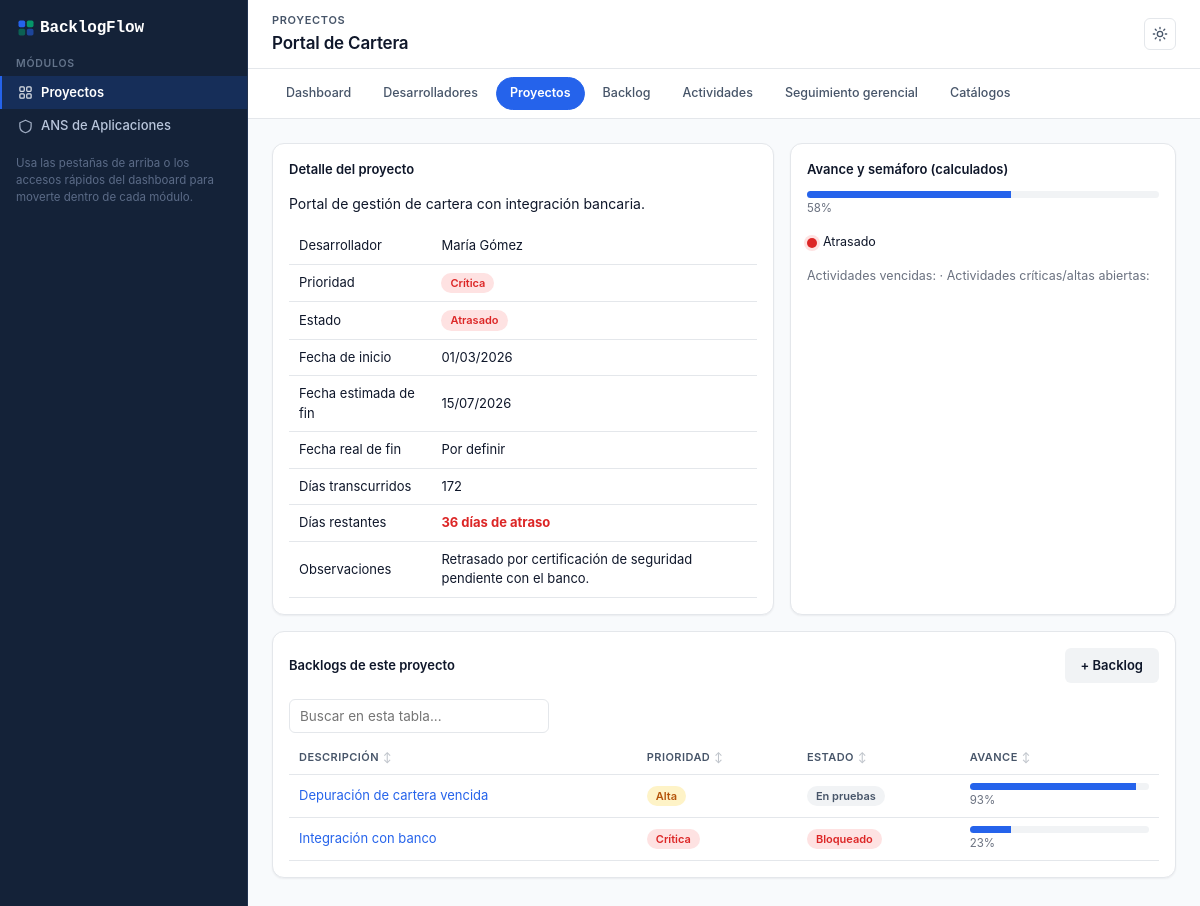
/index.php?r=projects/projects/view/2, run on the app's committed database.
### tables this page shows
CREATE TABLE projects (
    id INT UNSIGNED AUTO_INCREMENT PRIMARY KEY,
    name VARCHAR(150) NOT NULL,
    developer_id INT UNSIGNED NOT NULL COMMENT 'Primary responsible developer',
    description TEXT NULL,
    start_date DATE NULL,
    estimated_end_date DATE NULL,
    actual_end_date DATE NULL,
    priority_id TINYINT UNSIGNED NOT NULL,
    status_id TINYINT UNSIGNED NOT NULL,
    notes TEXT NULL,
    created_at TIMESTAMP NOT NULL DEFAULT CURRENT_TIMESTAMP,
    updated_at TIMESTAMP NOT NULL DEFAULT CURRENT_TIMESTAMP ON UPDATE CURRENT_TIMESTAMP,
    CONSTRAINT fk_projects_developer FOREIGN KEY (developer_id) REFERENCES developers(id) ON DELETE RESTRICT,
    CONSTRAINT fk_projects_priority FOREIGN KEY (priority_id) REFERENCES cat_priorities(id) ON DELETE RESTRICT,
    CONSTRAINT fk_projects_status FOREIGN KEY (status_id) REFERENCES cat_project_statuses(id) ON DELETE RESTRICT
);

CREATE TABLE developers (
    id INT UNSIGNED AUTO_INCREMENT PRIMARY KEY,
    name VARCHAR(120) NOT NULL,
    position VARCHAR(120) NULL,
    status ENUM('active','inactive') NOT NULL DEFAULT 'active',
    start_date DATE NULL,
    notes TEXT NULL,
    created_at TIMESTAMP NOT NULL DEFAULT CURRENT_TIMESTAMP,
    updated_at TIMESTAMP NOT NULL DEFAULT CURRENT_TIMESTAMP ON UPDATE CURRENT_TIMESTAMP
);

CREATE TABLE cat_priorities (
    id TINYINT UNSIGNED PRIMARY KEY,
    code VARCHAR(20) NOT NULL UNIQUE,         
    sort_order TINYINT UNSIGNED NOT NULL
);

CREATE TABLE cat_project_statuses (
    id TINYINT UNSIGNED AUTO_INCREMENT PRIMARY KEY,
    code VARCHAR(30) NOT NULL UNIQUE,
    sort_order TINYINT UNSIGNED NOT NULL
);

CREATE TABLE backlog_items (
    id INT UNSIGNED AUTO_INCREMENT PRIMARY KEY,
    project_id INT UNSIGNED NOT NULL,
    developer_id INT UNSIGNED NOT NULL,
    description VARCHAR(255) NOT NULL,
    type_id TINYINT UNSIGNED NULL,
    priority_id TINYINT UNSIGNED NOT NULL,
    status_id TINYINT UNSIGNED NOT NULL,
    created_date DATE NOT NULL,
    target_date DATE NULL,
    notes TEXT NULL,
    created_at TIMESTAMP NOT NULL DEFAULT CURRENT_TIMESTAMP,
    updated_at TIMESTAMP NOT NULL DEFAULT CURRENT_TIMESTAMP ON UPDATE CURRENT_TIMESTAMP,
    CONSTRAINT fk_backlog_project FOREIGN KEY (project_id) REFERENCES projects(id) ON DELETE RESTRICT,
    CONSTRAINT fk_backlog_developer FOREIGN KEY (developer_id) REFERENCES developers(id) ON DELETE RESTRICT,
    CONSTRAINT fk_backlog_type FOREIGN KEY (type_id) REFERENCES cat_backlog_types(id) ON DELETE RESTRICT,
    CONSTRAINT fk_backlog_priority FOREIGN KEY (priority_id) REFERENCES cat_priorities(id) ON DELETE RESTRICT,
    CONSTRAINT fk_backlog_status FOREIGN KEY (status_id) REFERENCES cat_backlog_statuses(id) ON DELETE RESTRICT
);

CREATE TABLE cat_backlog_statuses (
    id TINYINT UNSIGNED AUTO_INCREMENT PRIMARY KEY,
    code VARCHAR(30) NOT NULL UNIQUE,
    sort_order TINYINT UNSIGNED NOT NULL
);

### app/Core/View.php (called while the page is built, shortened)
<?php
class View
{
    public static function render(string $view, array $data = [], string $module = 'projects'): void
    {
        extract($data, EXTR_SKIP);
        $viewFile = VIEWS_PATH . '/' . $view . '.php';
        require $viewFile;
        require VIEWS_PATH . '/layout/main.php';
    }
}

### app/Core/Controller.php (called while the page is built, shortened)
<?php
abstract class Controller
{
    protected function render(string $view, array $data = []): void
    {
        View::render($view, $data);
    }
}

### app/Controllers/Projects/ProjectsController.php (called while the page is built, shortened)
<?php
class ProjectsController extends Controller
{
    public function viewAction(?string $id): void
    {
        $projectId = (int) $id;
        $projectModel = new Project();
        $project = $projectModel->findWithDetails($projectId);
        $today = date('Y-m-d');
        $risk = $projectModel->riskCounters($projectId, $today);
        $project['traffic_light'] = TrafficLight::forProject(
            (float) $project['progress_percent'],
            $project['estimated_end_date'],
            $risk['overdue_activities'],
            $risk['critical_open_activities'],
            $project['status_code'] === 'completed',
            $today
        );
        $project['days_remaining'] = DateMath::daysRemaining($project['estimated_end_date'], $today);
        $project['days_elapsed'] = $project['start_date'] ? DateMath::daysElapsed($project['start_date'], $today) : null;
        $backlogs = (new BacklogItem())->byProject($projectId);
        $this->render('projects/projects/view', [
            'pageTitle' => $project['name'],
            'activeModule' => 'projects-projects',
            'project' => $project,
            'backlogs' => $backlogs,
        ]);
    }
}

### app/Core/Router.php (called while the page is built, shortened)
<?php
class Router
{
    public function dispatch(string $route, array $params = []): void
    {
        $segments = array_values(array_filter(explode('/', trim($route, '/'))));
        $action = $segments[2] ?? self::DEFAULT_ACTION;
        $id = $segments[3] ?? ($params['id'] ?? null);
        $controller = new $controllerClass();
        $actionMethod = $action . 'Action';
        $controller->$actionMethod($id, $params);
    }
}

### public/index.php (called while the page is built, shortened)
<?php
spl_autoload_register(function (string $class): void {
    $prefix = 'App\\';
    $relative = substr($class, strlen($prefix));
    $path = APP_PATH . '/' . str_replace('\\', '/', $relative) . '.php';
});
$route = $_GET['r'] ?? '';
(new Router())->dispatch($route, $_GET);

### app/Core/Database.php (called while the page is built, shortened)
<?php
class Database
{
    private static ?PDO $connection = null;
    public static function connection(): PDO
    {
        if (self::$connection === null) {
            $dsn = sprintf(
                'mysql:host=%s;port=%s;dbname=%s;charset=%s',
                DB_HOST,
                DB_PORT,
                DB_NAME,
                DB_CHARSET
            );
            try {
                self::$connection = new PDO($dsn, DB_USER, DB_PASS, [
                    PDO::ATTR_ERRMODE => PDO::ERRMODE_EXCEPTION,
                    PDO::ATTR_DEFAULT_FETCH_MODE => PDO::FETCH_ASSOC,
                    PDO::ATTR_EMULATE_PREPARES => false,
                ]);
            } catch (PDOException $e) {
                throw new PDOException('Database connection failed: ' . $e->getMessage(), (int) $e->getCode());
            }
        }
        return self::$connection;
    }
}

### app/Core/Model.php (called while the page is built, shortened)
<?php
abstract class Model
{
    protected PDO $db;
    public function __construct()
    {
        $this->db = Database::connection();
    }
    protected function fetchAll(string $sql, array $params = []): array
    {
        $stmt = $this->db->prepare($sql);
        $stmt->execute($params);
        return $stmt->fetchAll();
    }
    protected function fetchOne(string $sql, array $params = []): ?array
    {
        $stmt = $this->db->prepare($sql);
        $stmt->execute($params);
        $row = $stmt->fetch();
        return $row ?: null;
    }
}

### app/Models/Project.php (called while the page is built, shortened)
<?php
class Project extends Model
{
    public function findWithDetails(int $id): ?array
    {
        return $this->fetchOne(
            'SELECT p.*, d.name AS developer_name,
                    pr.code AS priority_code, ps.code AS status_code,
                    COALESCE(vp.progress_percent, 0) AS progress_percent,
                    COALESCE(vp.activity_count, 0) AS activity_count
             FROM projects p
             JOIN developers d ON d.id = p.developer_id
             JOIN cat_priorities pr ON pr.id = p.priority_id
             JOIN cat_project_statuses ps ON ps.id = p.status_id
             LEFT JOIN vw_project_progress vp ON vp.project_id = p.id
             WHERE p.id = :id',
            ['id' => $id]
        );
    }
    public function riskCounters(int $projectId, string $today): array
    {
        $overdue = $this->fetchOne(
            "SELECT COUNT(*) AS n
             FROM activities a
             JOIN backlog_items b ON b.id = a.backlog_item_id
             WHERE b.project_id = :project_id
               AND a.progress_percent < 100
               AND a.due_date IS NOT NULL
               AND a.due_date < :today",
            ['project_id' => $projectId, 'today' => $today]
        );
        $critical = $this->fetchOne(
            "SELECT COUNT(*) AS n
             FROM activities a
             JOIN backlog_items b ON b.id = a.backlog_item_id
             JOIN cat_priorities pr ON pr.id = a.priority_id
             WHERE b.project_id = :project_id
               AND a.progress_percent < 100
               AND pr.code IN ('critical', 'high')",
            ['project_id' => $projectId]
        );
        return [
            'overdue_activities' => (int) ($overdue['n'] ?? 0),
            'critical_open_activities' => (int) ($critical['n'] ?? 0),
        ];
    }
}

### app/Helpers/TrafficLight.php (called while the page is built, shortened)
<?php
class TrafficLight
{
    public static function forProject(
        float $progressPercent,
        ?string $estimatedEndDate,
        int $overdueActivities,
        int $criticalOpenActivities,
        bool $isCompleted,
        ?string $today = null
    ): string {
        $today ??= date('Y-m-d');
        $pastDeadline = $estimatedEndDate !== null && $estimatedEndDate < $today;
        if ($pastDeadline || $overdueActivities >= 2) {
            return self::RED;
        }
        return self::GREEN;
    }
}

### app/Helpers/DateMath.php (called while the page is built, shortened)
<?php
class DateMath
{
    public static function daysBetween(string $from, string $to): int
    {
        $fromDate = new DateTimeImmutable($from);
        $toDate = new DateTimeImmutable($to);
        return (int) $fromDate->diff($toDate)->format('%r%a');
    }
    public static function daysElapsed(string $startDate, ?string $today = null): int
    {
        $today ??= date('Y-m-d');
        return max(0, self::daysBetween($startDate, $today));
    }
    public static function daysRemaining(?string $dueDate, ?string $today = null): ?int
    {
        $today ??= date('Y-m-d');
        return self::daysBetween($today, $dueDate);
    }
}

### app/Helpers/Labels.php (called while the page is built, shortened)
<?php
class Labels
{
    public static function get(string $group, string|int|null $code): string
    {
        return self::MAP[$group][$code] ?? (string) $code;
    }
}

### app/Models/BacklogItem.php (called while the page is built, shortened)
<?php
class BacklogItem extends Model
{
    public function byProject(int $projectId): array
    {
        return $this->fetchAll(
            'SELECT b.*, bs.code AS status_code, pr.code AS priority_code, COALESCE(vb.progress_percent, 0) AS progress_percent
             FROM backlog_items b
             JOIN cat_backlog_statuses bs ON bs.id = b.status_id
             JOIN cat_priorities pr ON pr.id = b.priority_id
             LEFT JOIN vw_backlog_progress vb ON vb.backlog_item_id = b.id
             WHERE b.project_id = :project_id
             ORDER BY b.description ASC',
            ['project_id' => $projectId]
        );
    }
}

### app/Views/projects/projects/view.php (the view, shortened to what this page needs)
<div class="two-col">
    <div class="card">
        <p class="card-title">Detalle del proyecto</p>
        <p><?= htmlspecialchars($project['description'] ?? Labels::NOT_DEFINED) ?></p>
        <div class="table-scroll"><table>
            <tr><td>Desarrollador</td><td><?= htmlspecialchars($project['developer_name']) ?></td></tr>
            <tr><td>Prioridad</td><td><?= Ui::priorityBadge($project['priority_code']) ?></td></tr>
            <tr><td>Estado</td><td><?= Ui::statusBadge('project_status', $project['status_code']) ?></td></tr>
            <tr><td>Fecha de inicio</td><td><?= Ui::formatDate($project['start_date']) ?></td></tr>
            <tr><td>Fecha estimada de fin</td><td><?= Ui::formatDate($project['estimated_end_date']) ?></td></tr>
            <tr><td>Fecha real de fin</td><td><?= Ui::formatDate($project['actual_end_date']) ?></td></tr>
            <tr><td>Días transcurridos</td><td><?= $project['days_elapsed'] ?? Labels::NOT_DEFINED ?></td></tr>
            <tr><td>Días restantes</td><td><?= Ui::daysRemainingLabel($project['days_remaining'], $project['status_code'] === 'completed') ?></td></tr>
            <tr><td>Observaciones</td><td><?= htmlspecialchars($project['notes'] ?? Labels::NOT_DEFINED) ?></td></tr>
        </table></div>
    </div>
    <div class="card">
        <p class="card-title">Avance y semáforo (calculados)</p>
        <?= Ui::progressBar($project['progress_percent']) ?>
        <p style="margin-top:14px;"><?= Ui::trafficLight($project['traffic_light']) ?></p>
        <p style="color:#6b7280;font-size:12.5px;">
            Actividades vencidas: <?= $project['overdue_activities'] ?> ·
            Actividades críticas/altas abiertas: <?= $project['critical_open_activities'] ?>
        </p>
    </div>
</div>
<div class="card">
    <div class="toolbar">
        <p class="card-title" style="margin:0;">Backlogs de este proyecto</p>
        <a class="btn btn-secondary" href="/index.php?r=projects/backlog/create">+ Backlog</a>
    </div>
    <div class="table-scroll"><table>
        <thead><tr><th>Descripción</th><th>Prioridad</th><th>Estado</th><th>Avance</th></tr></thead>
        <tbody>
        <?php foreach ($backlogs as $b): ?>
            <tr>
                <td><a href="/index.php?r=projects/backlog/view/<?= $b['id'] ?>"><?= htmlspecialchars($b['description']) ?></a></td>
                <td><?= Ui::priorityBadge($b['priority_code'] ?? null) ?></td>
                <td><?= Ui::statusBadge('backlog_status', $b['status_code']) ?></td>
                <td style="min-width:120px;"><?= Ui::progressBar($b['progress_percent']) ?></td>
            </tr>
        <?php endforeach; ?>
        </tbody>
    </table></div>
</div>

### app/Helpers/Ui.php (shortened to what this page needs)
<?php
class Ui
{
    public static function priorityBadge(?string $code): string
    {
        $class = match ($code) {
            'critical' => 'badge-red',
            'high' => 'badge-yellow',
            'medium' => 'badge-blue',
            default => 'badge-gray',
        };
        return '<span class="badge ' . $class . '">' . htmlspecialchars(Labels::get('priority', $code)) . '</span>';
    }
    public static function statusBadge(string $group, ?string $code): string
    {
        $positive = ['completed'];
        $negative = ['overdue', 'blocked', 'cancelled', 'delayed'];
        $class = match (true) {
            in_array($code, $positive, true) => 'badge-green',
            in_array($code, $negative, true) => 'badge-red',
            $code === 'in_progress' => 'badge-blue',
            default => 'badge-gray',
        };
        return '<span class="badge ' . $class . '">' . htmlspecialchars(Labels::get($group, $code)) . '</span>';
    }
    public static function trafficLight(string $color): string
    {
        $label = Labels::get('traffic_light', $color);
        return '<span class="traffic-light"><span class="traffic-dot traffic-' . htmlspecialchars($color) . '"></span>'
            . htmlspecialchars($label) . '</span>';
    }
    public static function progressBar(float $percent): string
    {
        $percent = max(0, min(100, $percent));
        $completeClass = $percent >= 100 ? ' complete' : '';
        return '<div class="progress-bar"><div class="progress-bar-fill' . $completeClass . '" style="width:' . $percent . '%"></div></div>'
            . '<div style="font-size:11.5px;color:#6b7280;margin-top:2px;">' . round($percent, 1) . '%</div>';
    }
    public static function formatDate(?string $date): string
    {
        if ($date === null || $date === '') {
            return Labels::NOT_DEFINED;
        }
        return date('d/m/Y', strtotime($date));
    }
    public static function daysRemainingLabel(?int $days, bool $isComplete = false): string
    {
        if ($days < 0) {
            return '<span class="priority-critica">' . abs($days) . ' días de atraso</span>';
        }
        return $days . ' días';
    }
}

### data on the page
projects: description "Portal de gestión de cartera con integración bancaria.", developer.name "María Gómez", priority.code "Crítica", status.code "Atrasado", start_date "01/03/2026", estimated_end_date "15/07/2026", actual_end_date "Por definir", notes "Retrasado por certificación de seguridad pendiente con el banco."
backlog_items: description "Depuración de cartera vencida", priority.code "Alta", status.code "En pruebas", percent "93"
backlog_items: description "Integración con banco", priority.code "Crítica", status.code "Bloqueado", percent "23"

### other printed values
$pageTitle "Portal de Cartera"
$item['label'] "Dashboard"
$item['label'] "Desarrolladores"
$item['label'] "Proyectos"
$item['label'] "Backlog"
$item['label'] "Actividades"
$item['label'] "Seguimiento gerencial"
$item['label'] "Catálogos"
$project['days_elapsed'] "172"
abs($days) "36"
$percent "58"
$label "Atrasado"
